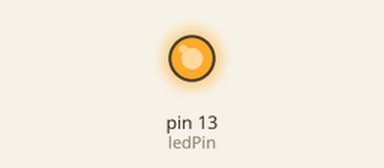
This sketch was run on a simulated Arduino Uno, built with avr-gcc and run on an emulated ATmega328P. On the bench: output pins drawn as LEDs (lit = HIGH). What the sketch prints to the serial monitor is not drawn.

Above: at 0.05 s.
Timing chart, 0 to 6.5 s (numbered marks = the images above):
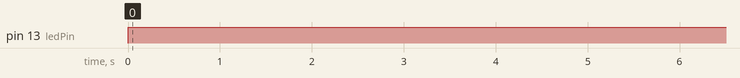

The sketch:

2.ino
```cpp
const int ledPin = 13;

void setup() {
  Serial.begin(9600);
  pinMode(ledPin, OUTPUT);

  countDown(5);

}

void loop() {
  static int delayPeriod = 100;
  static int countDir = 1;

  digitalWrite(ledPin, 1);
  delay(delayPeriod);
  digitalWrite(ledPin, 0);

  countDir = checkDirChange(delayPeriod, countDir);

  delayPeriod += 100 * countDir;
  Serial.print("New Wait Time : ");
  Serial.println(delayPeriod);
}

int checkDirChange(int delayPeriod, int countDir){
  if ((delayPeriod == 1000) || (delayPeriod == 0)){
    countDir *= -1;

    if (countDir < 0){
      Serial.println("Going Down");
    }
    else{
      Serial.println("Going Up");
    }
  }
  return countDir;
}


void countDown(int max){
  for (int i=max; i > 0; i--){
    Serial.print(i);
    Serial.print(", ");
  }
  Serial.println("Go...\n");
}
```

Measured:
- by itself, pin 13 (ledPin): LOW → HIGH at 0.00 s
- by itself, everything shown: repeats every 10.0 s, in 32 steps
